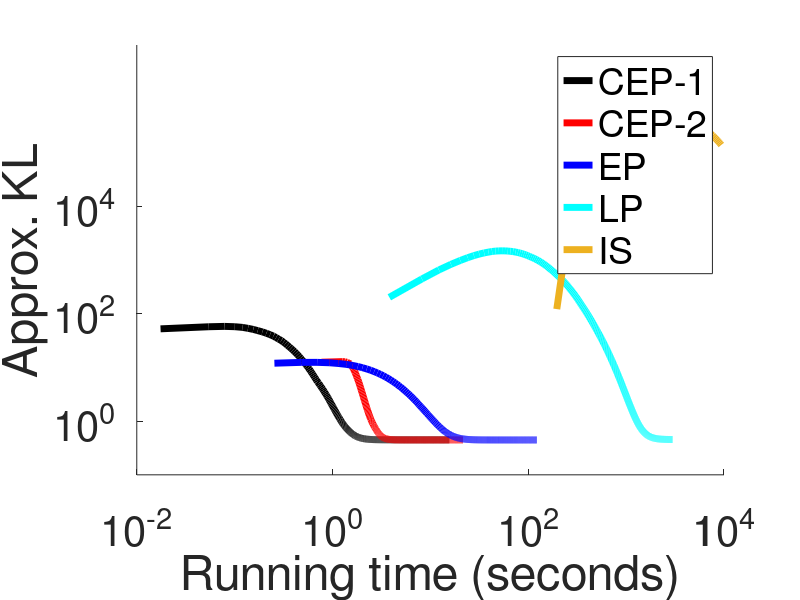

Write the MATLAB code that produced this figure.
clear all;
close all;


load('cep-sim1.mat');
load('cep2-sim1.mat');
load('epv2-sim1.mat');
load('vb-sim1.mat');
load('lp-sim1.mat');
load('is-sim1.mat');
figure;
hold on;

% CEP
plot(cep.time, cep.kl, 'k', 'LineWidth',5);

% CEP2
plot(cep2.time, cep2.kl, 'r', 'LineWidth',5);

% EP
plot(epv2.time, epv2.kl, 'b', 'LineWidth',5);

% EP non-factorized

% plot(epnf.time, epnf.kl, 'y', 'LineWidth',3);

% VB
% plot(vb.time, vb.kl,'g', 'LineWidth',3);

% VB nf
% plot(vbnf.time, vbnf.kl,'c', 'LineWidth',3);

% LP

plot(lp.time, lp.kl, 'c', 'LineWidth',5);

plot(is.time, is.kl, 'Color', [0.9290 0.6940 0.1250], 'LineWidth',5);

set(gca, 'YScale', 'log');
set(gca, 'XScale', 'log');
%set(gca, 'FontSize', 20);
% ylim([0.4, 2*10^3]);
yticks([10^0, 10^2, 10^4]);
% xlim([9*10^-3,10^4]);
xticks([10^-2, 10^0, 10^2, 10^4]);
legend('CEP-1', 'CEP-2', 'EP', 'LP', 'IS'); 
set(gca, 'FontSize', 30);
xlabel('Running time (seconds)', 'FontSize', 35);
ylabel('Approx. KL', 'FontSize', 35);
